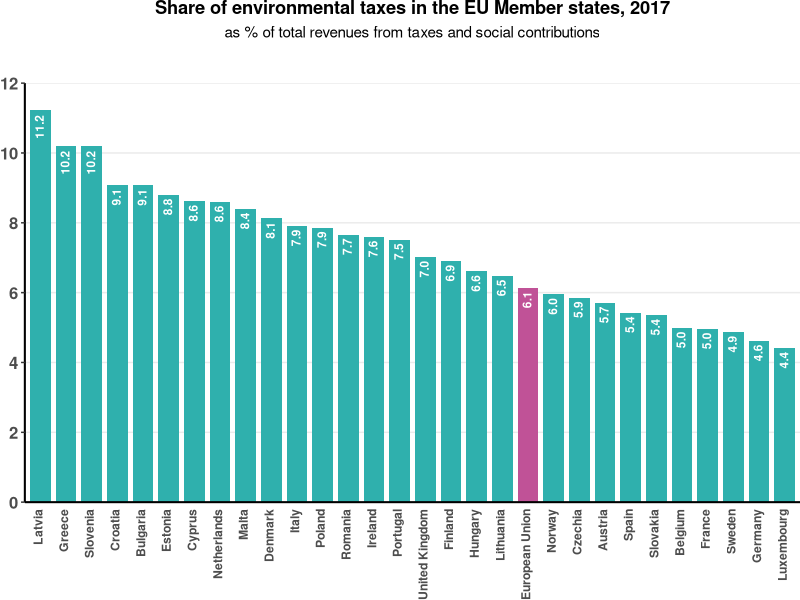

Recreate this plot in R.
## ---- chunk 1
 knitr::opts_chunk$set(echo = T, results = 'hide')
## ---- chunk 2
library(dplyr)
library(ggplot2)
data <- read.csv('data.csv', stringsAsFactors=FALSE)
data <- data[,-ncol(data)] %>% 
        filter(GEO != 'Switzerland' & TIME==2017 & grepl('Total environmental taxes',TAX) & grepl('total revenues',UNIT)) %>% 
        mutate(Value = as.numeric(Value)) %>% 
        na.omit() %>% 
        arrange(desc(Value)) 
data[grepl('FRG',data$GEO),'GEO'] <- 'Germany'
data[grepl('Union',data$GEO),'GEO'] <- 'European Union'
data$GEO <- factor(data$GEO, levels = data$GEO)
color <- rep('#2FB0AD',nrow(data))
color[data$GEO == 'European Union'] <- '#C05297'
p <- ggplot(data = data, aes(x = GEO, y = Value)) + 
  scale_y_discrete(limits = seq(0,12,2), expand = c(0,0)) +
  coord_cartesian(ylim = c(0, 12))+
  theme_bw()+
      geom_bar(stat = 'identity', fill = color, width = 0.8 ) + 
      geom_text(aes(label=formatC(data$Value, digits = 1, format = 'f')),
                colour ="White", fontface="bold", 
                size = 3, hjust =1.2,
                vjust = 0.4,angle = 90) +
      theme(panel.grid.major.x = element_blank(), 
            plot.title = element_text(face='bold',hjust = 0.5),
            plot.margin = margin(0,0,0,0),
            plot.subtitle = element_text(hjust = 0.5,  margin=margin(0,0,30,0)),
            axis.text.x = element_text(angle = 90, face='bold', hjust = 1, vjust=0.25), 
            axis.text.y = element_text(face="bold", size=12),
            panel.border = element_blank(),
            axis.line = element_line(size = 0.7),
            axis.ticks.x = element_blank(),
            axis.title.x = element_blank(),
            axis.title.y = element_blank()) +
      labs(title = 'Share of environmental taxes in the EU Member states, 2017',
           subtitle = 'as % of total revenues from taxes and social contributions')
p
